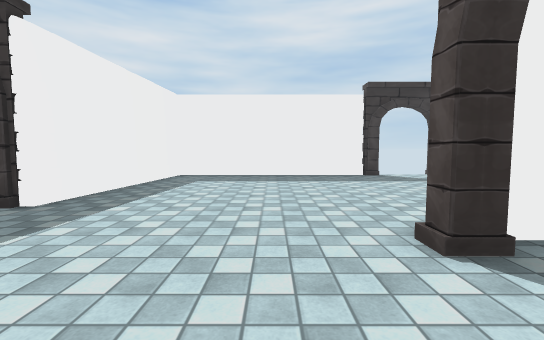
View 1 (above)

19 first-person views from a walk through a scene from a Unity 3-D project. The camera is 1.2 m above the floor, tilts 4° down and sees 90° across. The floor is counted in squares, 1 m on a side. Each view is taken from the middle of a square. On the plan, view 1 faces up. The plan holds only what a view shows up to about 13 squares ahead; the rest is blank. The place goes on beyond the plan. Door leaves are left out, so doorways stand open. Some surface patterns are stand-ins.

View 2
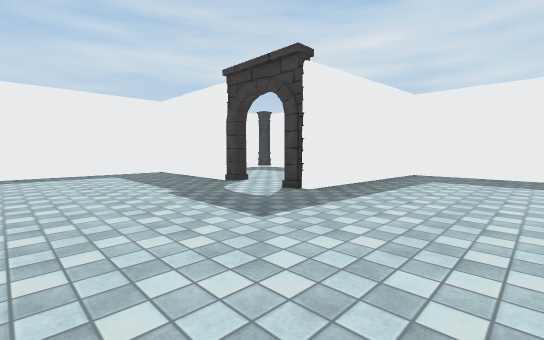

View 3
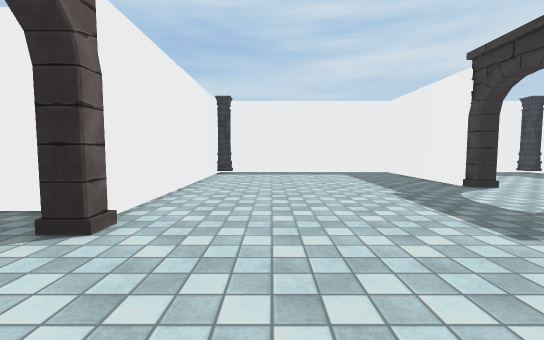

View 4
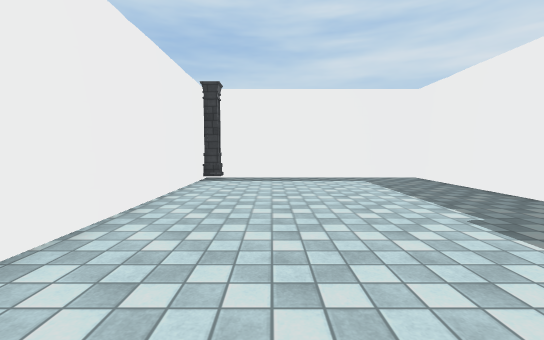

View 5
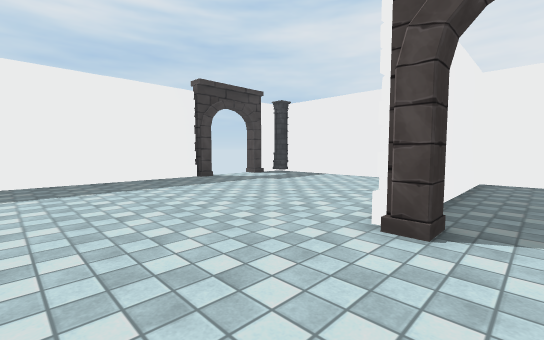

View 6
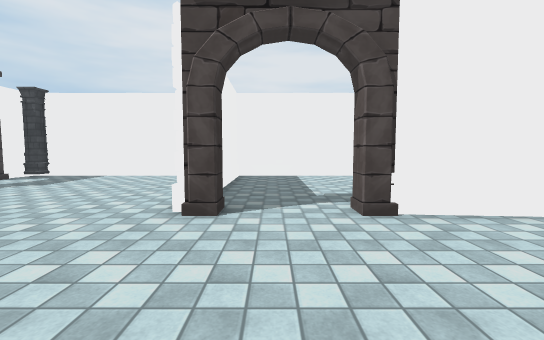

View 7
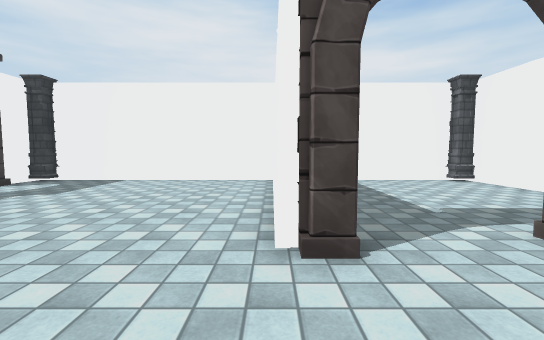

View 8
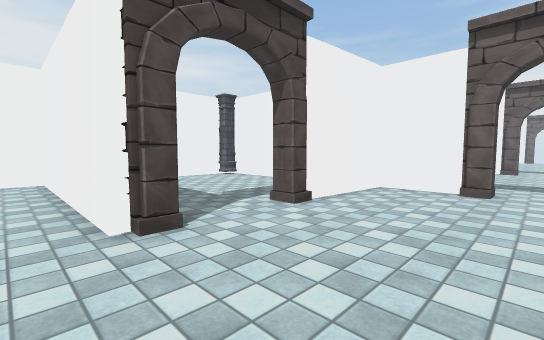

View 9
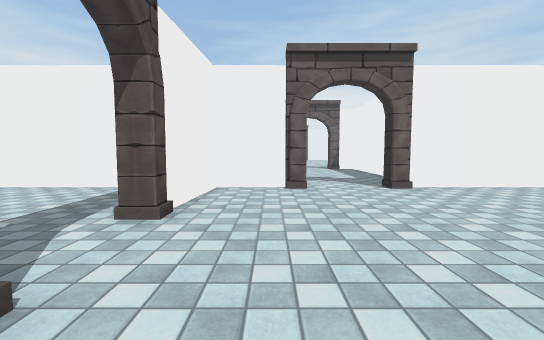

View 10
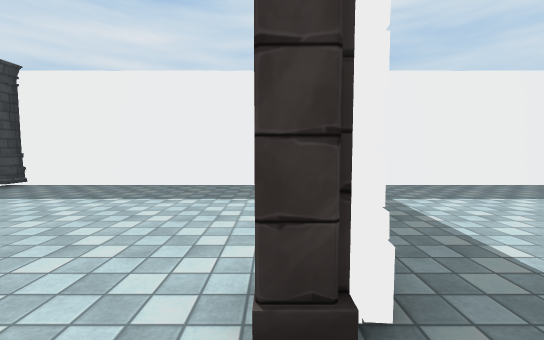

View 11
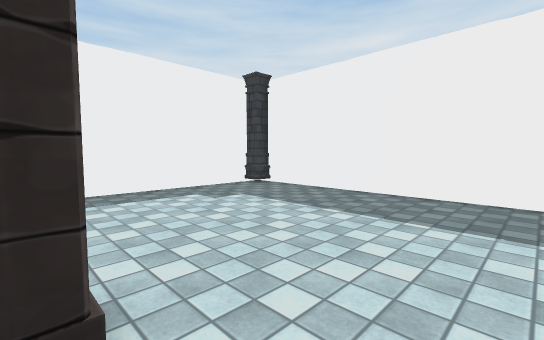

View 12
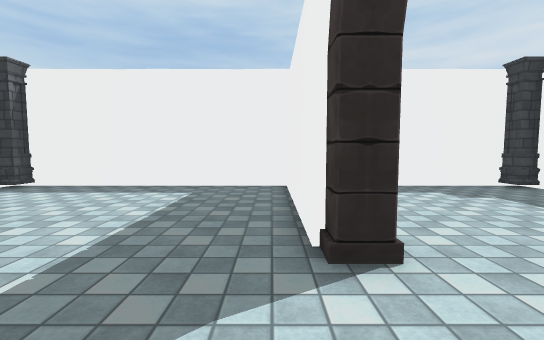

View 13
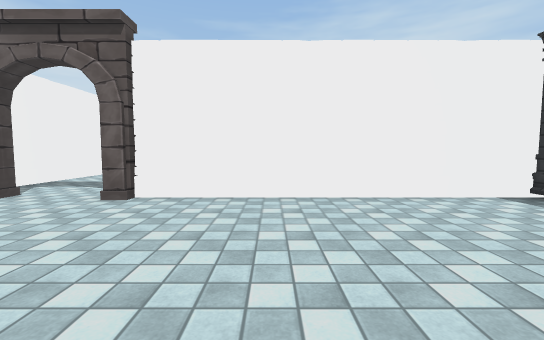

View 14
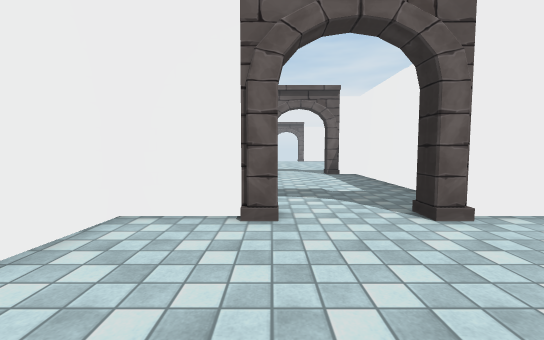

View 15
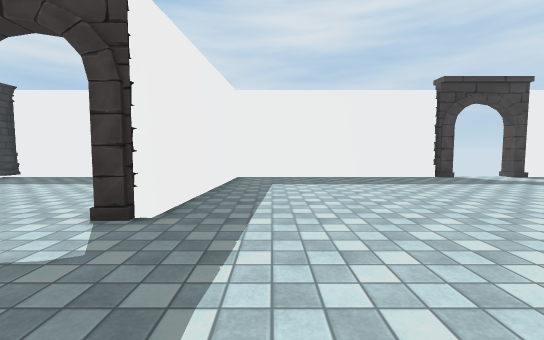

View 16
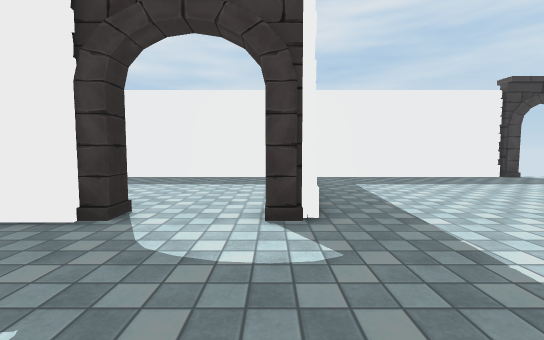

View 17
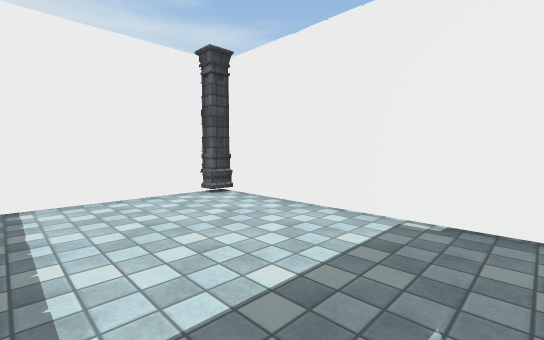

View 18
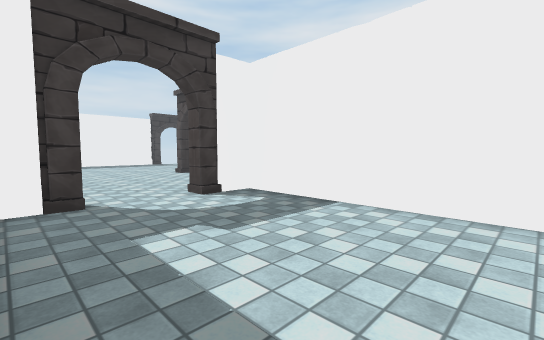

View 19
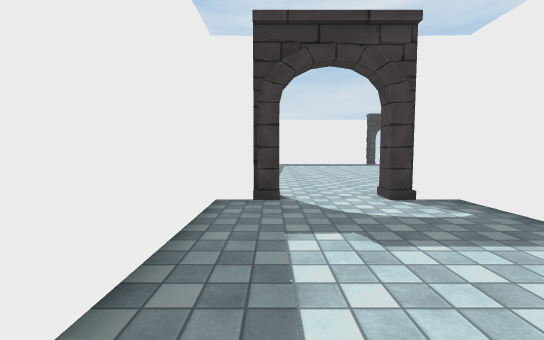

### Floor plan
Ten units are one square. View 1 is at (0, 0); x grows to the right and y downward. Boxes are objects, and circles mark ways between rooms. Rooms are numbered by the first view taken in them; rooms with no view inside come last. Other rooms are left out.
<svg viewBox="-160 -141 268 262">
<path fill="none" stroke="#000" d="M-54 -58 -53 -63M-54 -84 -54 -78M20 -39 102 -39M20 -30 20 -37 26 -37M-88 -65 -88 -57 -154 -57 -154 35M-14 -134 -19 -134M-45 36 -38 36M-11 36 -4 36M-5 40 20 40 20 -3M19 34 21 16M46 -136 -46 -136 -52 -57 -61 -57M53 -134 46 -134M-110 38 -105 38M103 -41 103 -125M86 -134 80 -134M-155 40 -44 40M99 -136 86 -136M-2 -134 -7 -134M20 -3 28 -3M29 -30 20 -30M29 40 100 40M103 34 103 -41M102 -37 31 -37M-38 36 -38 43 -55 43 -55 116M7 111 7 43 -11 43 -11 36M-63 -136 -149 -136M-154 -131 -154 -75"/>
<rect x="-155" y="25" width="10" height="20" fill="#bbb"><title>other object</title></rect>
<rect x="-155" y="-135" width="10" height="10" fill="#bbb"><title>other object</title></rect>
<circle cx="20" cy="-15" r="3" fill="#2a7"/>
<circle cx="-25" cy="40" r="3" fill="#2a7"/>
<circle cx="-75" cy="-60" r="3" fill="#2a7"/>
<text x="-30" y="-50">1</text>
<text x="60" y="0">2</text>
<text x="-30" y="80">3</text>
<text x="-100" y="-100">4</text>
</svg>
Room 1 opens to room 2. Room 1 opens to room 3. Room 1 opens to room 4.

Where each view was taken, in squares from view 1:
view 1: 0 up, 0 right, facing up
view 2: 1 down, 0 right, facing up-left
view 3: 1 down, 0 right, facing left
view 4: 1 down, 3 left, facing left
view 5: 2 up, 2 left, facing up-right
view 6: 2 up, 3 left, facing right
view 7: 4 up, 1 left, facing right
view 8: 5 up, 2 left, facing down-right
view 9: 5 up, 0 right, facing down
view 10: 4 up, 6 left, facing up
view 11: 6 up, 7 left, facing up-left
view 12: 5 up, 6 left, facing left
view 13: 3 up, 8 left, facing down
view 14: 1 up, 1 left, facing down
view 15: 1 up, 3 left, facing up
view 16: 1 up, 6 left, facing up
view 17: 1 up, 3 right, facing down-right
view 18: 11 down, 5 left, facing up-right
view 19: 11 down, 4 left, facing up
